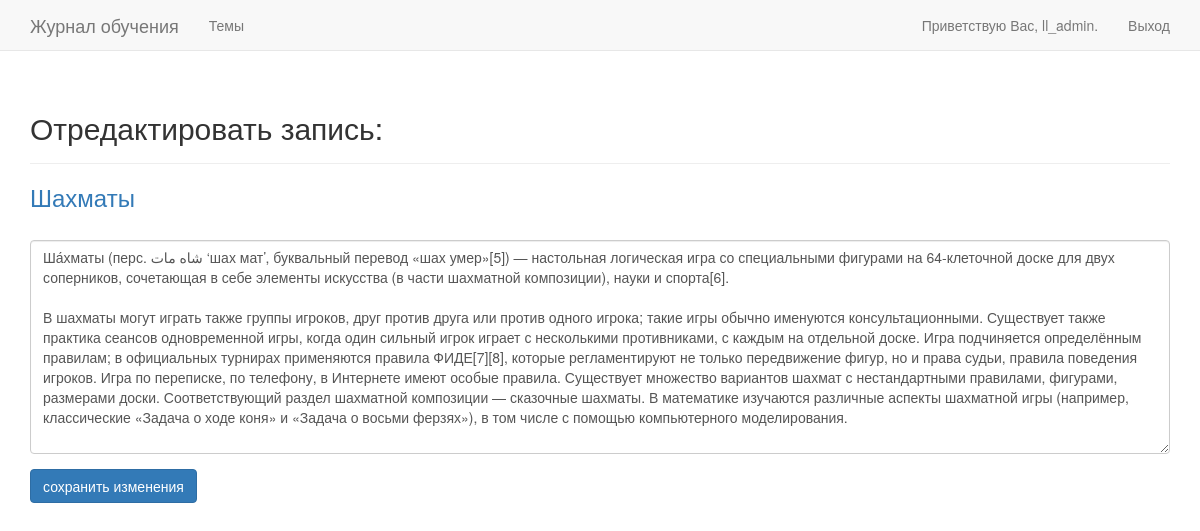
The page /edit_entry/2/ (signed in) on the database its author committed.
### learning_logs/models.py (models this page shows, shortened)
class Topic(models.Model):
    text = models.CharField(max_length=200)
    date_added = models.DateTimeField(auto_now_add=True)
    owner = models.ForeignKey(User, on_delete=models.CASCADE)
    def __str__(self):
        return self.text

class Entry(models.Model):
    topic = models.ForeignKey(Topic, on_delete=models.CASCADE)
    text = models.TextField()
    date_added = models.DateTimeField(auto_now_add=True)
    class Meta:
        verbose_name_plural = 'entries'

### learning_logs/views.py (the view)
# urls.py: path('edit_entry/<entry_id>/', views.edit_entry, name='edit_entry'),
@login_required
def edit_entry(request, entry_id):
    entry = Entry.objects.get(id=entry_id)
    topic = entry.topic
    if topic.owner != request.user:
        raise Http404
    if request.method != 'POST':
        form = EntryForm(instance=entry)
    else:
        form = EntryForm(instance=entry, data=request.POST)
        if form.is_valid():
            form.save()
            return HttpResponseRedirect(reverse('learning_logs:topic',
                                                args=[topic.id]))
    context = {'entry': entry, 'topic': topic, 'form': form}
    return render(request, 'learning_logs/edit_entry.html', context)

### learning_logs/forms.py
class EntryForm(forms.ModelForm):
    class Meta:
        model = Entry
        fields = ['text']
        labels = {'text': ''}
        widgets = {'text': forms.Textarea(attrs={'cols': 80})}

### learning_logs/templates/learning_logs/edit_entry.html (shortened to what this page needs)
<!DOCTYPE html>
<html lang="en">
<head>
</head>
<body>
{% extends "learning_logs/base.html" %}
{% load bootstrap3 %}
{% block header %}
  <h2>Отредактировать запись:</h2>
{% endblock header %}
{% block content %}
  <h3><a href="{% url 'learning_logs:topic' topic.id %}">{{ topic }}</a></h3>
  <form action="{% url 'learning_logs:edit_entry' entry.id %}" method='post'
      class="form">
      {% bootstrap_form form %}
      {% buttons %}
      <button name="submit" class="btn btn-primary">сохранить изменения</button>
      {% endbuttons %}
  </form>
{% endblock content %}

### learning_logs/templates/learning_logs/base.html (shortened to what this page needs)
{% load bootstrap3 %}
<!DOCTYPE html>
<html lang="en">
<head>
    {% bootstrap_css %}
</head>
<body>
<nav class="navbar navbar-default navbar-static-top">
  <div class="container">
    <div class="navbar-header">
      <a class="navbar-brand" href="{% url 'learning_logs:index' %}">
          Журнал обучения</a>
    </div>
    <div id="navbar" class="navbar-collapse collapse">
      <ul class="nav navbar-nav">
          <li><a href="{% url 'learning_logs:topics' %}">Темы</a></li>
      </ul>
      <ul class="nav navbar-nav navbar-right">
        {% if user.is_authenticated %}
          <li><a>Приветствую Вас, {{ user.username }}.</a></li>
          <li><a href="{% url 'users:logout' %}">Выход</a></li>
        {% else %}
          <li><a href="{% url 'users:register' %}">Регистрация</a></li>
          <li><a href="{% url 'users:login' %}">Вход</a></li>
        {% endif %}
      </ul>
    </div>
  </div>
</nav>
    <div class="container">
      <div class="page-header">
        {% block header %}{% endblock header %}
      </div>
      <div>
        {% block content %}{% endblock content %}
      </div>
    </div>
</body>
</html>

### rows shown on the page
Topic: text "Шахматы"
Entry: text "Ша́хматы (перс. شاه مات ‘шах мат’, буквальный перевод «шах умер»[5]) — настольная логическая игра со специальными фигурами на 64-клеточной доске для двух соперников, сочетающая в себе элементы искусства (в части шахматной композиции), науки и спорта[6]. В шахматы могут играть также группы игроков, друг против друга или против одного игрока; такие игры обычно именуются консультационными. Существует также практика сеансов одновременной игры, когда один сильный игрок играет с несколькими противниками, с каждым на отдельной доске. Игра подчиняется определённым правилам; в официальных турнирах применяются правила ФИДЕ[7][8], которые регламентируют не только передвижение фигур, но и права судьи,…"

### other values the page prints
{{ user.username }} "ll_admin"
